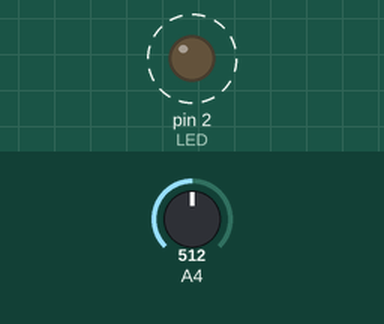
Recording of a sketch running on a simulated Arduino Mega 2560, built with avr-gcc and run on an emulated ATmega2560. Shown: output pins drawn as LEDs (lit = HIGH). Dashed ring = blinking. Inputs (shaded band) come from the test bench; at power-on: A4 = 512.

Above: at 1.8 s.
1.9 s: A4 set to 0
At 2.8 s:
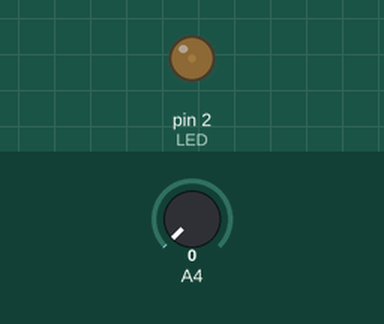
3.6 s: A4 set to 122
At 3.9 s:
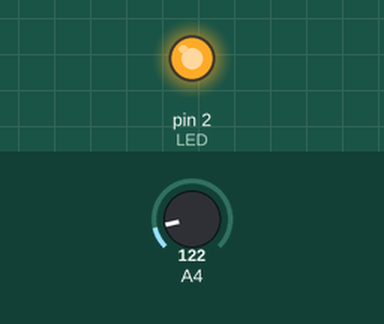
Timing chart, 0 to 13.1 s (numbered marks = the images above; inputs shaded):
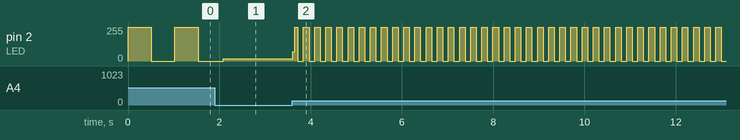

The sketch:

3-led-potenciometro.ino
```cpp
#define LED 2
#define POT 36

void setup() {
  // put your setup code here, to run once:
  pinMode(LED, OUTPUT);
}

unsigned int tiempo;

void loop() {
  // put your main code here, to run repeatedly:

  tiempo = analogRead(POT);
  digitalWrite(LED,HIGH);
  delay(tiempo);
  digitalWrite(LED,LOW);
  delay(tiempo);
}
```

Measured:
- after the input at 3.6 s, pin 2 (LED): 18/255 → 69/255 at once, then moves between 0/255 and 255/255, repeating every 0.24 s
- by itself, pin 2 (LED): alternates 255/255 for 0.51 s and 0/255 for 0.51 s
